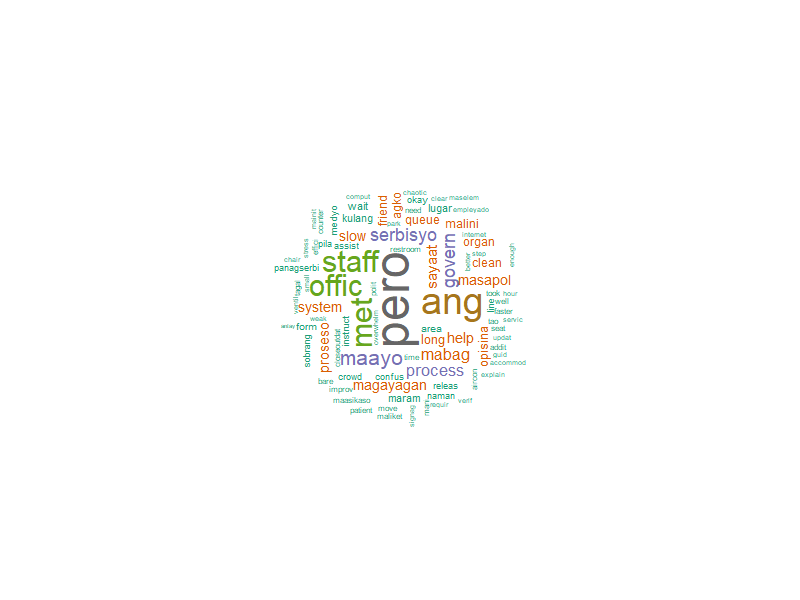

This chart was generated by the following R code:
#----------
#Part 1 – Data Preparation
#----------
#Set the working directory to where feedback.txt is stored.
setwd("C:/rprogramming")

install.packages(c("tm", "SnowballC", "wordcloud", "RColorBrewer"))
library(tm)
library(SnowballC)
library(wordcloud)
library(RColorBrewer)

#Read the file into R using readLines().
text <- readLines("feedback.txt", encoding = "UTF-8", warn = FALSE)

#Create a Corpus from the imported text.
corpus <- Corpus(VectorSource(text))

# Clean the text with the following steps:
# Convert to lowercase
corpus <- tm_map(corpus, content_transformer(tolower))
# Remove numbers
corpus <- tm_map(corpus, removeNumbers)
# Remove punctuation
corpus <- tm_map(corpus, removePunctuation)
# Remove English stopwords
corpus <- tm_map(corpus, removeWords, stopwords("english"))
# Strip whitespace
corpus <- tm_map(corpus, stripWhitespace)
# Stem the words
corpus <- tm_map(corpus, stemDocument)

#----------
#Part 2 – Word Frequency Analysis
#----------

# Create a Term-Document Matrix.
tdm <- TermDocumentMatrix(corpus)
# Convert the matrix to a data frame of word frequencies.
m <- as.matrix(tdm)
# Display the top 10 most frequent words.
word_freqs <- sort(rowSums(m), decreasing = TRUE)

df <- data.frame(
  word = names(word_freqs),
  freq = word_freqs,
  row.names = NULL
)

head(df, 10)
#-----result-----
#       word     freq
# 1     pero      173
# 2      ang      132
# 3    staff      105
# 4    offic       99
# 5      met       97
# 6    maayo       62
# 7   govern       51
# 8  serbisyo      49
# 9  process       44
# 10    mabag      43

#Write 3–5 sentences interpreting the results.
#-----answer-----
# The most common words in the feedback are "pero", "ang", 
# "staff", and "office", which shows that many comments talk 
# about the office staff and their service.
# The word "met" appears often because people use it casually 
# in Taglish or Pangasinan expression.
# Words like "maayo", "mabag", "serbisyo", and "process" show 
# that many people describe how fast or slow the service was.
# Overall, the feedback mostly talks about the quality of 
# service and the experience with the staff.


#----------
#Part 3 – Word Cloud Generation
#----------

# Generate a word cloud using the frequency data.
# Customize it:
# Minimum frequency: 2
# Maximum words: 1000
# Use Dark2 color palette from RColorBrewer
# Words displayed in decreasing frequency order
# Save the word cloud as wordcloud_exam.png with dimensions 800×600.

# Display word cloud on screen
set.seed(1234)
wordcloud(
  words = df$word,
  freq = df$freq,
  min.freq = 2,
  max.words = 1000,
  random.order = FALSE,
  rot.per = 0.35,
  scale = c(4, 0.5),
  colors = brewer.pal(8, "Dark2")
)

# Save the word cloud as PNG
png("wordcloud_exam.png", width = 800, height = 600)

set.seed(1234)
wordcloud(
  words = df$word,
  freq = df$freq,
  min.freq = 2,
  max.words = 1000,
  random.order = FALSE,
  rot.per = 0.35,
  scale = c(4, 0.5),
  colors = brewer.pal(8, "Dark2")
)

dev.off()


#----------
#Part 4 – Advanced Task
#----------

#Identify the 5 least frequent words (frequency = 1) and create a separate word cloud for them.

# Get words that appear only once
rare_words <- subset(df, freq == 1)

# Select only 5 of them
least5 <- head(rare_words, 5)

# If there are at least 1 rare word, create the cloud
if (nrow(least5) > 0) {
  
  png("wordcloud_rare.png", width = 800, height = 600)
  
  set.seed(1234)
  wordcloud(
    words = least5$word,
    freq = least5$freq,
    min.freq = 1,
    max.words = 5,
    random.order = TRUE,
    rot.per = 0.35,
    scale = c(4, 0.8),
    colors = brewer.pal(8, "Dark2")
  )
  
  dev.off()
  
} else {
  
  # Safety message if your dataset ends up with no frequency 1 words
  message("There are no words with frequency = 1 in this dataset.")
}
